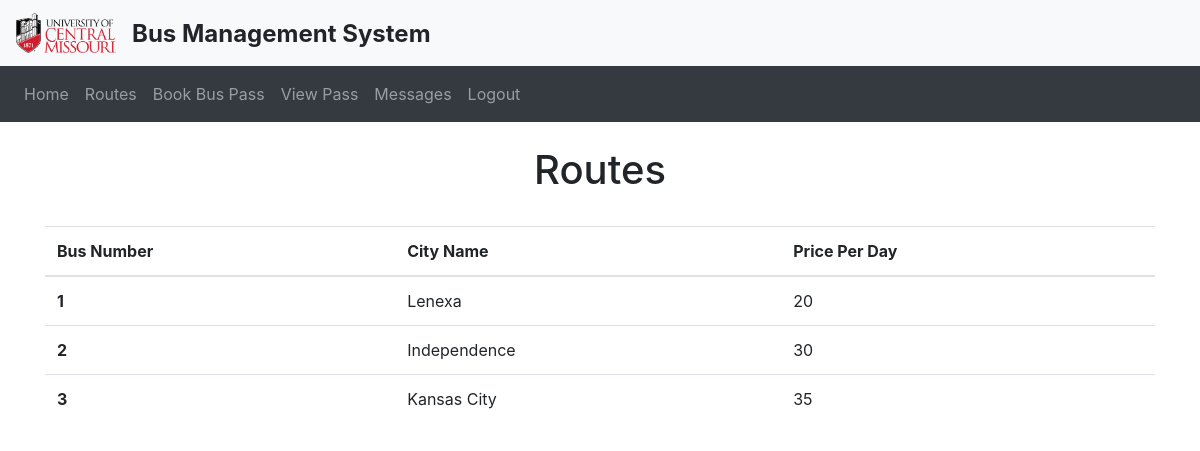
The page /routes (signed in) on the database its author committed.
### website/models.py (models this page shows)
class Busroute(db.Model):
    id = db.Column(db.Integer, primary_key=True)
    cityname = db.Column(db.String(150))
    price = db.Column(db.Integer)

### website/views.py (the view, shortened to what this page needs)
@views.route('/routes', methods=['GET', 'POST'])
@login_required
def routes():
    routes = Busroute.query.all()
    return render_template('routes.html', user=current_user, routes = routes)

### website/__init__.py (called while the page is built)
def create_app():
    app = Flask(__name__)
    app.config['SECRET_KEY'] = 'SANDEEP'
    app.config['SQLALCHEMY_DATABASE_URI'] =\
        'sqlite:///' + path.join(basedir, 'database.db')
    db.init_app(app)
    from .views import views
    from .auth import auth
    app.register_blueprint(views, url_prefix='/')
    app.register_blueprint(auth, url_prefix='/')
    from .models import User
    login_manager = LoginManager(app)
    login_manager.login_view = 'auth.login' # type: ignore
    login_manager.init_app(app)
    @login_manager.user_loader
    def load_user(id):
        return User.query.get(int(id))
    with app.app_context():
        create_database()
    return app

### website/templates/routes.html
{% extends "base.html" %} {% block title %}Home{% endblock %} {% block content
    %}
    <h1 align="center">Routes</h1><br>
    {% if user.role == 1 %}
    <div style="display:flex;gap:5%">
      <div style="width: 50%;">
        <form method="POST">
          <h3 align="center">Add Bus</h3>
          <div class="form-group">
            <label for="cityname">City Name</label>
            <input
              type="text"
              class="form-control"
              id="cityname"
              name="cityname"
              placeholder="Enter City Name"
            />
          </div>
          <div class="form-group">
            <label for="price">Price Per Day</label>
            <input
              type="number"
              class="form-control"
              id="price"
              name="price"
              placeholder="Enter Price"
            />
          </div>
          <br />
          <button type="submit" class="btn btn-primary">Submit</button>
        </form>
      </div>
      <div style="width: 100%;">
        <form method="POST">
        <table class="table">
          <thead>
            <tr>
              <th scope="col">Bus Number</th>
              <th scope="col">City Name</th>
              <th scope="col">Price Per Day</th>
              <th scope="col">Action</th>
            </tr>
          </thead>
          <tbody>
            {% for route in routes %}
            <tr>
              <th scope="row">{{route.id}}</th>
              <td><input type="text" class="form-control" id="cityname{{route.id}}" value="{{route.cityname}}"></td>
              <td><input type="number" class="form-control" id="price{{route.id}}" value="{{route.price}}"></td>
              <td>
                <div style="display: flex; gap:5%">
                  <button type="button" class="btn btn-primary" onClick="editBusRoute('{{ route.id }}')">Edit</button>
                  <button type="button" class="btn btn-primary" onClick="deleteBusRoute('{{ route.id }}')">Delete</button>
                </div>
              </td>
            </tr>
            {% endfor %}
          </tbody>
        </table>
      </form>
      </div>
    </div>
    {% else %}
    <table class="table">
      <thead>
        <tr>
          <th scope="col">Bus Number</th>
          <th scope="col">City Name</th>
          <th scope="col">Price Per Day</th>
        </tr>
      </thead>
      <tbody>
        {% for route in routes %}
        <tr>
          <th scope="row">{{route.id}}</th>
          <td>{{route.cityname}}</td>
          <td>{{route.price}}</td>
        </tr>
        {% endfor %}
      </tbody>
    </table>
    {% endif %}
    {% endblock %}

### rows shown on the page
Busroute: id "1", cityname "Lenexa", price "20"
Busroute: id "2", cityname "Independence", price "30"
Busroute: id "3", cityname "Kansas City", price "35"
